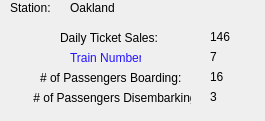
<?xml version="1.0" encoding="UTF-8"?>
<ui version="4.0">
 <class>StationDetails</class>
 <widget class="QDialog" name="StationDetails">
  <property name="geometry">
   <rect>
    <x>0</x>
    <y>0</y>
    <width>265</width>
    <height>121</height>
   </rect>
  </property>
  <property name="windowTitle">
   <string>Dialog</string>
  </property>
  <widget class="QLabel" name="label">
   <property name="geometry">
    <rect>
     <x>40</x>
     <y>70</y>
     <width>161</width>
     <height>16</height>
    </rect>
   </property>
   <property name="text">
    <string># of Passengers Boarding:</string>
   </property>
  </widget>
  <widget class="QLabel" name="label_2">
   <property name="geometry">
    <rect>
     <x>20</x>
     <y>120</y>
     <width>47</width>
     <height>14</height>
    </rect>
   </property>
   <property name="text">
    <string/>
   </property>
  </widget>
  <widget class="QLabel" name="label_3">
   <property name="geometry">
    <rect>
     <x>30</x>
     <y>90</y>
     <width>161</width>
     <height>16</height>
    </rect>
   </property>
   <property name="text">
    <string> # of Passengers Disembarking:</string>
   </property>
  </widget>
  <widget class="QLabel" name="label_4">
   <property name="geometry">
    <rect>
     <x>60</x>
     <y>30</y>
     <width>111</width>
     <height>16</height>
    </rect>
   </property>
   <property name="text">
    <string>Daily Ticket Sales:</string>
   </property>
  </widget>
  <widget class="QLabel" name="label_5">
   <property name="geometry">
    <rect>
     <x>20</x>
     <y>150</y>
     <width>47</width>
     <height>14</height>
    </rect>
   </property>
   <property name="text">
    <string/>
   </property>
  </widget>
  <widget class="QLabel" name="label_6">
   <property name="geometry">
    <rect>
     <x>20</x>
     <y>180</y>
     <width>47</width>
     <height>14</height>
    </rect>
   </property>
   <property name="text">
    <string/>
   </property>
  </widget>
  <widget class="QLabel" name="label_8">
   <property name="geometry">
    <rect>
     <x>70</x>
     <y>50</y>
     <width>71</width>
     <height>16</height>
    </rect>
   </property>
   <property name="styleSheet">
    <string notr="true">color: rgb(36, 20, 255);</string>
   </property>
   <property name="text">
    <string>Train Number:</string>
   </property>
  </widget>
  <widget class="QLabel" name="ticket_label">
   <property name="geometry">
    <rect>
     <x>210</x>
     <y>30</y>
     <width>47</width>
     <height>14</height>
    </rect>
   </property>
   <property name="text">
    <string>146</string>
   </property>
  </widget>
  <widget class="QLabel" name="train_label">
   <property name="geometry">
    <rect>
     <x>210</x>
     <y>50</y>
     <width>47</width>
     <height>14</height>
    </rect>
   </property>
   <property name="text">
    <string>7</string>
   </property>
  </widget>
  <widget class="QLabel" name="board_label">
   <property name="geometry">
    <rect>
     <x>210</x>
     <y>70</y>
     <width>47</width>
     <height>14</height>
    </rect>
   </property>
   <property name="text">
    <string>16</string>
   </property>
  </widget>
  <widget class="QLabel" name="leave_label">
   <property name="geometry">
    <rect>
     <x>210</x>
     <y>90</y>
     <width>47</width>
     <height>14</height>
    </rect>
   </property>
   <property name="text">
    <string>3</string>
   </property>
  </widget>
  <widget class="QLabel" name="label_13">
   <property name="geometry">
    <rect>
     <x>10</x>
     <y>0</y>
     <width>41</width>
     <height>16</height>
    </rect>
   </property>
   <property name="text">
    <string>Station:</string>
   </property>
  </widget>
  <widget class="QLabel" name="stationLabel">
   <property name="geometry">
    <rect>
     <x>70</x>
     <y>0</y>
     <width>191</width>
     <height>16</height>
    </rect>
   </property>
   <property name="text">
    <string>Oakland</string>
   </property>
  </widget>
 </widget>
 <resources/>
 <connections/>
</ui>
